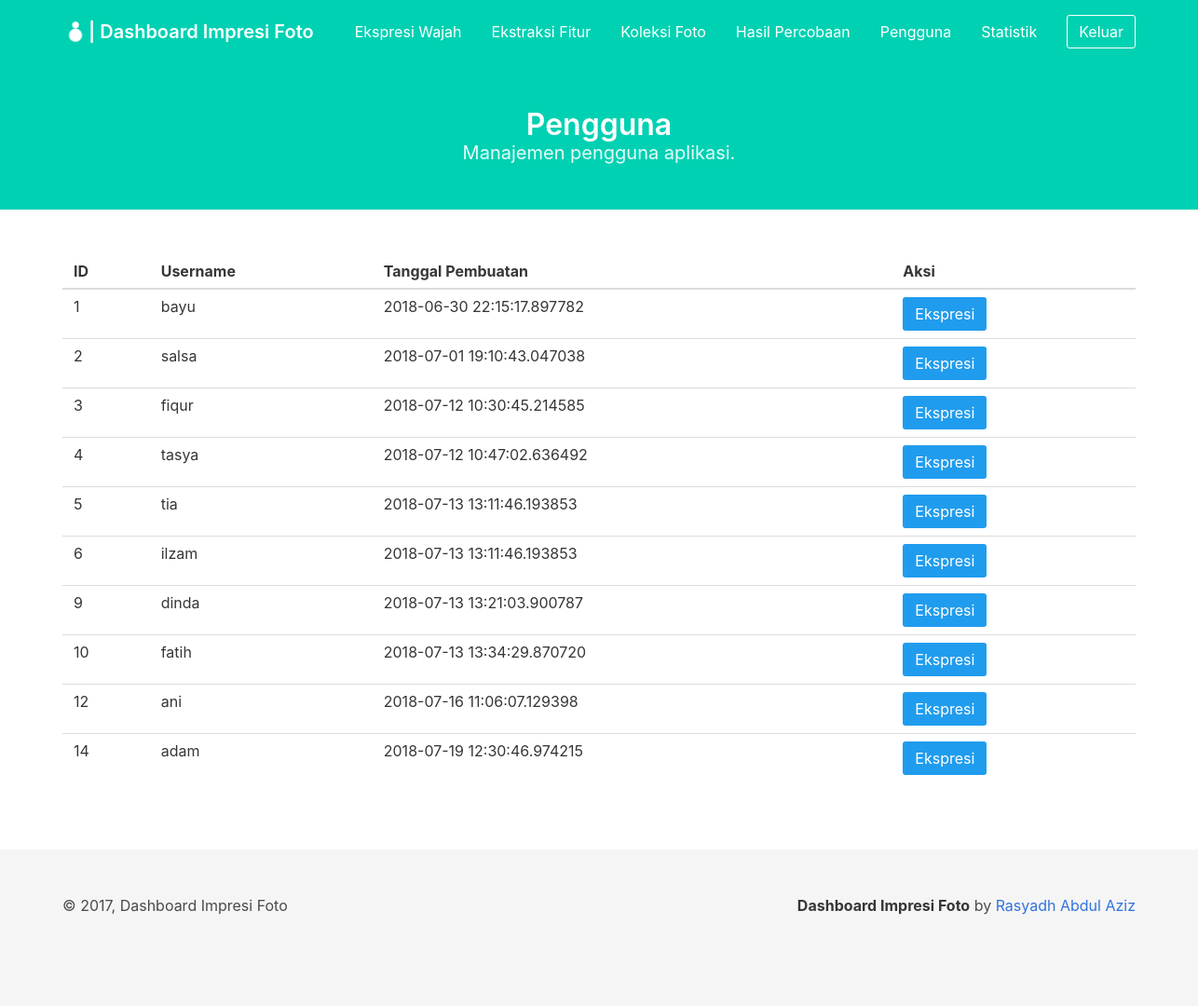
Page /dashboard/user/ (signed in) on the committed database.
### project/models/user.py (models this page shows, shortened)
class User(db.Model):
    __tablename__ = 'user'
    id_user = db.Column(db.Integer, primary_key=True)
    username = db.Column(db.String, unique=True, nullable=False)
    password = db.Column(db.String, nullable=False)
    created_at = db.Column(db.DateTime, default=datetime.datetime.now())

### project/views/dashboard/user.py (the view)
@user.route('/dashboard/user/')
def index():
    if session.get('loggedin_admin'):
        try:
            users = User.query.all()
            return render_template('dashboard/user.html',
                title='Pengguna', users=users)
        except Exception as e:
            print('error to get detection result')
            print(e)
    return redirect(url_for('auth.login_admin'))

### project/templates/dashboard/user.html (shortened to what this page needs)
{% extends '/dashboard/base_dashboard.html' %} {% block content %}
<section class="hero is-primary">
    <div class="hero-body">
        <div class="container has-text-centered">
            <h1 class="title">
                Pengguna
            </h1>
            <h2 class="subtitle">
                Manajemen pengguna aplikasi.
            </h2>
        </div>
    </div>
</section>
<section class="section">
    <div class="container" id="result_table">
        <table class="table is-hoverable is-fullwidth">
            <thead>
                <tr>
                    <th>ID</th>
                    <th>Username</th>
                    <th>Tanggal Pembuatan</th>
                    <th>Aksi</th>
                </tr>
            </thead>
            <tbody>
                {% if users %} {% for user in users %}
                <tr>
                    <td>{{ user.id_user }}</td>
                    <td>{{ user.username }}</td>
                    <td>{{ user.created_at }}</td>
                    <td>
                        <button class="button is-info" onclick="expression('{{ user.id_user }}', '{{ user.username }}')">Ekspresi</button>
                    </td>
                </tr>
                {% endfor %} {% else %}
                <tr>
                    <td colspan="4" class="has-text-centered">Belum ada hasil percobaan</td>
                </tr>
                {% endif %}
            </tbody>
        </table>
    </div>
</section>
{% endblock %}

### rows in the picture
User: id_user "1", username "bayu", created_at "2018-06-30 22:15:17.897782"
User: id_user "2", username "salsa", created_at "2018-07-01 19:10:43.047038"
User: id_user "3", username "fiqur", created_at "2018-07-12 10:30:45.214585"
User: id_user "4", username "tasya", created_at "2018-07-12 10:47:02.636492"
User: id_user "5", username "tia", created_at "2018-07-13 13:11:46.193853"
User: id_user "6", username "ilzam", created_at "2018-07-13 13:11:46.193853"
User: id_user "9", username "dinda", created_at "2018-07-13 13:21:03.900787"
User: id_user "10", username "fatih", created_at "2018-07-13 13:34:29.870720"
User: id_user "12", username "ani", created_at "2018-07-16 11:06:07.129398"
User: id_user "14", username "adam", created_at "2018-07-19 12:30:46.974215"
